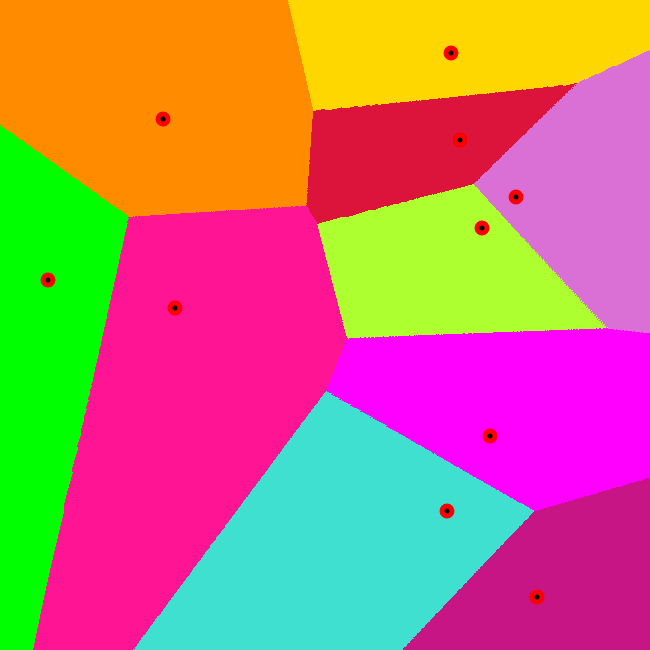
Frame 1 (no input)
Frame 60 (no input): identical to frame 1, image omitted
Frame 120 (the mouse pressed at the canvas centre since frame 60): identical to frame 1, image omitted

The p5.js sketch that drew this single still picture (run headless with seeded random() and noise() and a simulated clock; from frame 60 on, the mouse is pressed at the canvas centre):

// p5.js sketch
// ── sketch.js
/// <reference path="../TSDef/p5.global-mode.d.ts" />

"use strict";

let points = [];

function setup() {
  angleMode(DEGREES);
  createCanvas(650, 650, P2D);
  background(0);
  stroke(0, 255, 0);
  initPoints();
  noFill();
  stroke(255, 0, 0);
  strokeWeight(5);
  displayCells();
  displayPoints();
}

//Initialize the random points
//Give each point s random X and Y value and a color
function initPoints() {
  const colors = [
    "Crimson", "GreenYellow", "Orchid", "DarkOrange", "DeepPink",
    "Turquoise", "Lime", "Fuchsia", "Gold", "MediumVioletRed",
    "DarkRed", "Green", "MediumPurple", "Yellow", "OrangeRed",];
  for (let i = 0; i < 10; i++)
    points.push({ x: Math.round(random(10, 640)), y: Math.round(random(10, 640)), color: colors[i] })
}

//Display the random points
function displayPoints() {
  fill(0);
  stroke(255, 0, 0);
  points.forEach(point => {
    ellipse(point.x, point.y, 10);
  });
}

//Display the (colored) cells around the points
function displayCells() {

  //Create an Image
  let finalImage = createImage(650, 650);
  //Load all Pixels
  finalImage.loadPixels();

  for (let i = 0; i <= 650; i++) {
    for (let j = 0; j <= 650; j++) {

      let allDist = [];
      points.forEach(point => {
        allDist.push({ point: point, dist: Math.round(dist(j, i, point.x, point.y)) });
      });
      let min = 1000;
      for (let k = 0; k < allDist.length; k++) {
        if (allDist[k].dist < min) {
          min = allDist[k].dist;
          stroke(allDist[k].point.color);
          finalImage.set(j, i, color(allDist[k].point.color));
        }
      }
    }
  }
  //Update the image with the calculated pixels
  finalImage.updatePixels();
  //Display the image
  image(finalImage, 0, 0);
}

//If mouse clicked, add more points or reset the array
function mouseClicked() {
  if (points.length > 20) points.splice(0)
  background(0);
  stroke(0, 255, 0);
  initPoints();
  noFill();
  stroke(255, 0, 0);
  strokeWeight(5);
  displayCells();
  displayPoints();
}

function draw() {
}
